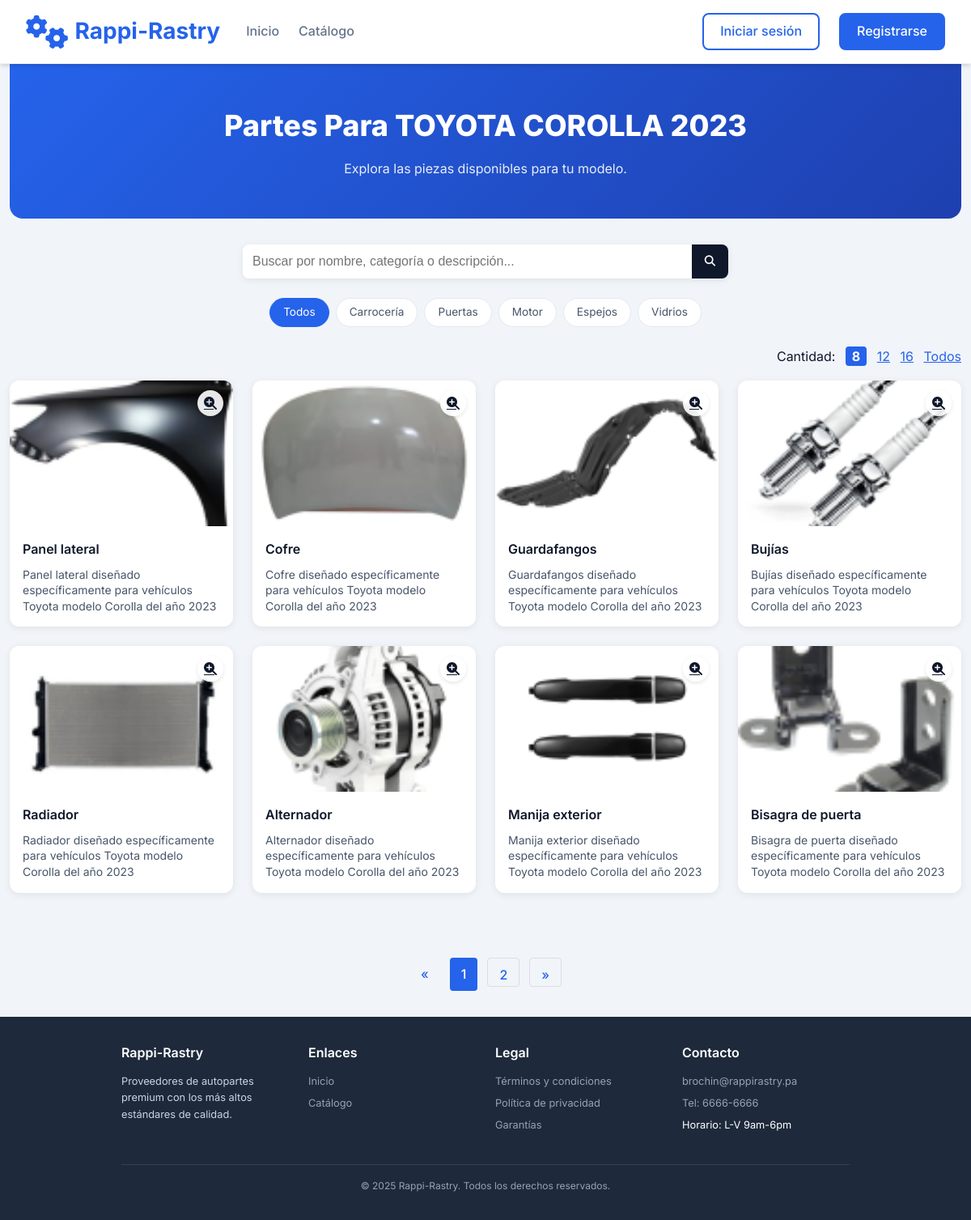
Page /public/modelos.php?marca=1&modelo=1 on the committed database.
### tables this page shows
CREATE TABLE IF NOT EXISTS `marca` (
  `id_marca` int NOT NULL,
  `marca` varchar(100) NOT NULL,
  PRIMARY KEY (`id_marca`)
);

CREATE TABLE IF NOT EXISTS `modelo` (
  `id_modelo` int NOT NULL AUTO_INCREMENT,
  `modelo` varchar(100) NOT NULL,
  `anio` year NOT NULL,
  `id_marca` int NOT NULL,
  PRIMARY KEY (`id_modelo`),
  KEY `id_marca` (`id_marca`)
);

CREATE TABLE IF NOT EXISTS `partes_autos` (
  `id_parte` int NOT NULL AUTO_INCREMENT,
  `nombre` varchar(100) NOT NULL,
  `descripcion` varchar(800) NOT NULL,
  `precio` decimal(10,2) NOT NULL,
  `cantidad_stock` int NOT NULL,
  `codigo_serie` varchar(100) NOT NULL,
  `id_marca` int NOT NULL,
  `id_modelo` int NOT NULL,
  `id_cat` int NOT NULL,
  `imagen` varchar(750) DEFAULT NULL,
  `imagen_thumbnail` varchar(750) DEFAULT NULL,
  `fecha_registro` timestamp NULL DEFAULT CURRENT_TIMESTAMP,
  PRIMARY KEY (`id_parte`),
  KEY `id_marca` (`id_marca`),
  KEY `id_modelo` (`id_modelo`),
  KEY `id_cat` (`id_cat`)
);

### clases/conexion.php (called while the page is built, shortened)
<?php
class mod_db implements ICRUD
{
	private $conexion;
	public function __construct()
	{
		$sql_host = "localhost";
		$sql_name = "rastro_autos";
		$sql_user = "root";
		$sql_pass = "";
		$dsn = "mysql:host=$sql_host;dbname=$sql_name;charset=utf8";
		try {
			$this->conexion = new PDO($dsn, $sql_user, $sql_pass);
			$this->conexion->setAttribute(PDO::ATTR_ERRMODE, PDO::ERRMODE_EXCEPTION);
		} catch (PDOException $e) {
			echo "Error de conexión: " . $e->getMessage();
			exit;
		}
	}
    public function select($tb_name, $cols, $condicion)
	{
		$sql = "SELECT $cols FROM $tb_name";
		if (!empty($condicion)) {
			$sql .= " WHERE $condicion";
		}
		try {
			$stmt = $this->conexion->query($sql);
			return $stmt->fetchAll(PDO::FETCH_ASSOC);
		} catch (PDOException $e) {
			echo "Error al hacer SELECT: " . $e->getMessage();
			return false;
		}
	}
	public function partes($marca, $modelo, $offset = null, $limit = null)
	{
		$params = [];
		$sql = "SELECT
			pa.id_parte,
			pa.nombre,
			SUBSTRING_INDEX(pa.descripcion, '.', 1) AS descripcion,
			pa.precio,
			pa.cantidad_stock,
			pa.codigo_serie,
			pa.id_marca,
			pa.id_modelo,
			pa.imagen,
			pa.imagen_thumbnail,
			ca.categoria
			FROM partes_autos AS pa
			INNER JOIN categoria AS ca ON pa.id_cat = ca.id_cat";
		if (!empty($marca) && !empty($modelo)) {
			$sql .= " WHERE pa.id_marca = :marca AND pa.id_modelo = :modelo AND pa.cantidad_stock > 0";
			$params = [
				':marca' => $marca,
				':modelo' => $modelo
			];
		}
		if ($limit !== null) {
			$sql .= " LIMIT " . intval($limit);
			if ($offset !== null) {
				$sql .= " OFFSET " . intval($offset);
			}
		}
		try {
			$stmt = $this->conexion->prepare($sql);
			$stmt->execute($params);
			$result = $stmt->fetchAll(PDO::FETCH_ASSOC);
			$total_partes = $this->select("partes_autos", "COUNT(*) as total", "id_marca = '$marca' AND id_modelo = '$modelo'");
			$result['total'] = $total_partes[0]['total'] ?? 0;
			return $result;
		} catch (PDOException $e) {
			echo "Error al hacer SELECT: " . $e->getMessage();
			return false;
		}
	}
}
?>

### public/modelos.php (the view, shortened to what this page needs)
<?php
  include('navbar.php');
  include('../clases/conexion.php');
  if (isset($_GET['marca']) && isset($_GET['modelo'])) {
    $marca = htmlspecialchars($_GET['marca']);
    $modelo = htmlspecialchars($_GET['modelo']);
  } else {
    echo "<script>alert('Marca y modelo no especificados.');</script>";
    exit;
  }
  $db = new mod_db();
  $partes = $db->partes($marca, $modelo);
  $modelotitle = $db->select("modelo", "modelo, anio", "id_marca = '$marca' AND id_modelo = '$modelo'");
  $marcatitle = $db->select("marca", "marca", "id_marca = '$marca'");
  $total_productos = $partes['total'] ?? 0;
  $cantidades = [8, 12, 16, 'todos'];
  $por_pagina = isset($_GET['por_pagina']) && in_array($_GET['por_pagina'], ['8','12','16','todos']) ? $_GET['por_pagina'] : 8;
  $pagina = isset($_GET['pagina']) ? max(1, intval($_GET['pagina'])) : 1;
  if ($por_pagina === 'todos') {
    $por_pagina_val = $total_productos > 0 ? $total_productos : 1;
    $total_paginas = 1;
    $offset = 0;
  } else {
    $por_pagina_val = intval($por_pagina);
    $total_paginas = $por_pagina_val > 0 ? ceil($total_productos / $por_pagina_val) : 1;
    $offset = ($pagina - 1) * $por_pagina_val;
  }
  if ($por_pagina === 'todos') {
    $partes_pagina = $db->partes($marca, $modelo);
  } else {
    $partes_pagina = $db->partes($marca, $modelo, $offset, $por_pagina_val);
  }
?>
<!DOCTYPE html>
<html lang="es">
<head>
  <link rel="stylesheet" href="../estilos/estiloModelo.css" />
</head>
<body>
  <main class="container">
    <section class="hero">
      <div class="hero-content">
        <h1 class="hero-title">Partes Para <?php echo strtoupper($marcatitle[0]['marca']); echo "  "; echo strtoupper($modelotitle[0]['modelo']); echo " "; echo strtoupper($modelotitle[0]['anio'])  ?></h1>
        <p class="hero-subtitle">Explora las piezas disponibles para tu modelo.</p>
      </div>
    </section>
    <div class="search-container">
      <div class="search-bar">
        <input type="text" class="search-input" placeholder="Buscar por nombre, categoría o descripción..." />
        <button class="search-button" aria-label="Buscar">
          <i class="fas fa-search"></i>
        </button>
      </div>
    </div>
    <div class="filters">
      <div class="filter-chip active" data-categoria="todos">Todos</div>
      <div class="filter-chip" data-categoria="carroceria">Carrocería</div>
      <div class="filter-chip" data-categoria="puertas">Puertas</div>
      <div class="filter-chip" data-categoria="motor">Motor</div>
      <div class="filter-chip" data-categoria="espejos">Espejos</div>
      <div class="filter-chip" data-categoria="vidrios">Vidrios</div>
    </div>
    <div class="per-page-links">
      Cantidad:
      <?php foreach ($cantidades as $cant): ?>
        <?php
          $is_selected = ($por_pagina == $cant);
          $url = "?marca=" . urlencode($marca) . "&modelo=" . urlencode($modelo) . "&por_pagina=$cant";
        ?>
        <?php if ($is_selected): ?>
          <span class="selected"><?= $cant === 'todos' ? 'Todos' : $cant ?></span>
        <?php else: ?>
          <a href="<?= $url ?>"><?= $cant === 'todos' ? 'Todos' : $cant ?></a>
        <?php endif; ?>
      <?php endforeach; ?>
    </div>
    <div class="parts-grid">
      <?php foreach ($partes_pagina as $parte): ?>
        <?php if (!is_array($parte)) continue; ?>
        <div class="part-card" data-categoria="<?= strtolower($parte['categoria'] ?? 'otros') ?>">
          <div class="part-image-container">
            <img src="../Inventario/<?= htmlspecialchars($parte['imagen_thumbnail'] ?? 'sin-imagen.jpg') ?>"
                 alt="<?= htmlspecialchars($parte['nombre'] ?? 'Sin nombre') ?>" class="part-image" />
            <a href="detalle_partes.php?id=<?= $parte['id_parte'] ?? 0 ?>" class="zoom-btn" aria-label="Ver detalles">
              <i class="fas fa-search-plus"></i>
            </a>
          </div>
          <div class="part-content">
            <h3 class="part-title"><?= htmlspecialchars($parte['nombre'] ?? 'Sin nombre') ?></h3>
            <p class="part-description"><?= htmlspecialchars($parte['descripcion'] ?? '') ?></p>
          </div>
        </div>
      <?php endforeach; ?>
    </div>
    <?php if ($por_pagina !== 'todos' && $total_paginas > 1): ?>
    <div class="pagination">
      <?php if ($pagina > 1): ?>
        <a href="?marca=<?= urlencode($marca) ?>&modelo=<?= urlencode($modelo) ?>&por_pagina=<?= $por_pagina ?>&pagina=<?= $pagina-1 ?>">&laquo;</a>
      <?php else: ?>
        <span class="disabled">&laquo;</span>
      <?php endif; ?>
      <?php for ($i = 1; $i <= $total_paginas; $i++): ?>
        <?php if ($i == $pagina): ?>
          <span class="active"><?= $i ?></span>
        <?php else: ?>
          <a href="?marca=<?= urlencode($marca) ?>&modelo=<?= urlencode($modelo) ?>&por_pagina=<?= $por_pagina ?>&pagina=<?= $i ?>"><?= $i ?></a>
        <?php endif; ?>
      <?php endfor; ?>
      <?php if ($pagina < $total_paginas): ?>
        <a href="?marca=<?= urlencode($marca) ?>&modelo=<?= urlencode($modelo) ?>&por_pagina=<?= $por_pagina ?>&pagina=<?= $pagina+1 ?>">&raquo;</a>
      <?php else: ?>
        <span class="disabled">&raquo;</span>
      <?php endif; ?>
    </div>
    <?php endif; ?>
  </main>
<?php include('footer.php'); ?>
</body>
</html>

### public/navbar.php (shortened to what this page needs)
<!DOCTYPE html>
<html lang="es">
<head>
  <link rel="stylesheet" href="https://cdnjs.cloudflare.com/ajax/libs/font-awesome/6.4.0/css/all.min.css" />
</head>
<body>
  <header class="main-header">
    <div class="header-container">
      <div class="header-content">
        <div class="left-section" style="display: flex; align-items: center; gap: 2rem;">
          <a href="homePublic.php" class="logo">
            <i class="fas fa-cogs logo-icon"></i>
            <span>Rappi-Rastry</span>
          </a>
          <nav class="nav-links">
            <a href="homePublic.php" class="nav-link">Inicio</a>
            <a href="catalogo.php" class="nav-link">Catálogo</a>
          </nav>
        </div>
        <div class="user-actions">
          <?php if (isset($_SESSION['autenticado']) && $_SESSION['autenticado'] == "SI"): ?>
            <div class="user-info">
              <img src='../imagenes/foto_perfil.jpg' alt="Foto de usuario" class="user-photo">
              <span class="user-name"><?= htmlspecialchars($_SESSION['usuario']) ?></span>
            </div>
            <a href="carrito.php" class="icon-link" title="Carrito">
              <i class="fas fa-shopping-cart"></i>
              <span class="cart-count">0</span>
            </a>
            <a href="../comunes/logout.php" class="nav-link">Cerrar sesión</a>
          <?php else: ?>
            <a href="../login.php" class="btn btn-outline">Iniciar sesión</a>
            <a href="../registro.php" class="btn btn-primary">Registrarse</a>
          <?php endif; ?>
        </div>
      </div>
    </div>
  </header>
</body>
</html>

### public/footer.php (shortened to what this page needs)
<footer class="main-footer">
    <div class="footer-container">
        <div class="footer-content">
            <div class="footer-column">
                <h3>Rappi-Rastry</h3>
                <p class="footer-text">Proveedores de autopartes premium con los más altos estándares de calidad.</p>
            </div>
            <div class="footer-column">
                <h3>Enlaces</h3>
                <ul class="footer-links">
                    <li class="footer-link"><a href="homePublic.php">Inicio</a></li>
                    <li class="footer-link"><a href="catalogo.php">Catálogo</a></li>
                </ul>
            </div>
            <div class="footer-column">
                <h3>Legal</h3>
                <ul class="footer-links">
                    <li class="footer-link"><a href="">Términos y condiciones</a></li>
                    <li class="footer-link"><a href="">Política de privacidad</a></li>
                    <li class="footer-link"><a href="">Garantías</a></li>
                </ul>
            </div>
            <div class="footer-column">
                <h3>Contacto</h3>
                <ul class="footer-links">
                    <li class="footer-link"><a href="mailto:brochin@rappirastry.pa">brochin@rappirastry.pa</a></li>
                    <li class="footer-link"><a href="tel:6666-6666">Tel: 6666-6666</a></li>
                    <li class="footer-link">Horario: L-V 9am-6pm</li>
                </ul>
            </div>
        </div>
        <div class="footer-bottom">
            &copy; <span id="current-year"></span> Rappi-Rastry. Todos los derechos reservados.
        </div>
    </div>
</footer>

### estilos/estiloModelo.css (style rules this page uses)
:root { --primary: #2563eb; --primary-dark: #1e40af; --secondary: #475569; --dark: #0f172a; --light: #f8fafc; --gray: #e2e8f0; --success: #10b981; --card-shadow: 0 2px 10px rgba(0, 0, 0, 0.08); --elevation-md: 0 8px 20px rgba(0, 0, 0, 0.1); }
body { font-family: 'Inter', sans-serif; background-color: #f1f5f9; color: var(--dark); line-height: 1.6; margin: 0; padding: 0; }
.container { max-width: 1280px; margin: 0 auto; padding: 0 0.75rem; }
.hero { background: linear-gradient(135deg, var(--primary), var(--primary-dark)); color: white; padding: 3rem 1rem; border-radius: 0 0 1rem 1rem; text-align: center; margin-bottom: 2rem; }
.hero-title { font-size: 2.25rem; font-weight: 800; margin-bottom: 0.75rem; }
.hero-subtitle { font-size: 1rem; max-width: 500px; margin: 0 auto; opacity: 0.9; }
.search-container { margin: 2rem auto 1.5rem; text-align: center; }
.search-bar { display: flex; max-width: 600px; margin: 0 auto; box-shadow: var(--card-shadow); border-radius: 0.5rem; overflow: hidden; }
.search-input { flex: 1; padding: 0.75rem; border: none; font-size: 1rem; outline: none; }
.search-button { background-color: var(--dark); padding: 0 1rem; border: none; color: white; cursor: pointer; display: flex; align-items: center; justify-content: center; }
.filters { display: flex; flex-wrap: wrap; gap: 0.5rem; justify-content: center; margin-bottom: 1.5rem; }
.filter-chip { background: white; border: 1px solid var(--gray); padding: 0.4rem 1rem; font-size: 0.85rem; border-radius: 20px; color: var(--secondary); cursor: pointer; }
.filter-chip.active { background-color: var(--primary); color: white; border-color: var(--primary); }
.parts-grid { display: grid; grid-template-columns: repeat(auto-fill, minmax(260px, 1fr)); gap: 1.5rem; padding-bottom: 3rem; }
.part-card { background: white; border-radius: 0.75rem; overflow: hidden; box-shadow: var(--card-shadow); transition: transform 0.3s ease, box-shadow 0.3s ease; position: relative; }
.part-image-container { height: 180px; overflow: hidden; }
.part-image { width: 100%; height: 100%; object-fit: cover; transition: transform 0.5s; }
.part-content { padding: 1rem; }
.part-title { font-size: 1rem; font-weight: 600; margin-bottom: 0.3rem; color: var(--dark); }
.part-description { font-size: 0.875rem; color: var(--secondary); line-height: 1.4; display: -webkit-box; -webkit-line-clamp: 3; -webkit-box-orient: vertical; overflow: hidden; margin: 0.5rem 0 0; }
.zoom-btn { position: absolute; top: 0.75rem; right: 0.75rem; background: rgba(255, 255, 255, 0.9); border: none; width: 32px; height: 32px; border-radius: 50%; display: flex; align-items: center; justify-content: center; cursor: pointer; color: var(--dark); box-shadow: 0 2px 5px rgba(0, 0, 0, 0.1); transition: all 0.3s; z-index: 2; }
.pagination { display: flex; justify-content: center; margin: 30px 0; gap: 8px; font-family: 'Inter', sans-serif; }
.pagination a { display: inline-flex; align-items: center; justify-content: center; min-width: 36px; height: 36px; padding: 0 12px; color: #333; background-color: #f4f4f4; border: 1px solid #ddd; border-radius: 6px; text-decoration: none; font-weight: 500; cursor: pointer; transition: background-color 0.3s, color 0.3s; user-select: none; }

### public/modelos.php (style rules this page uses)
.pagination { margin: 2rem 0; text-align: center; }
.pagination a, .pagination span { display: inline-block; padding: 8px 14px; margin: 0 2px; border-radius: 4px; background: #f1f5f9; color: #2563eb; text-decoration: none; font-weight: 500; }
.pagination a.active, .pagination span.active { background: #2563eb; color: #fff; }
.per-page-links { text-align: right; margin: 1rem 0; }
.per-page-links a, .per-page-links span { margin-left: 8px; color: #2563eb; text-decoration: underline; cursor: pointer; }
.per-page-links span.selected { font-weight: bold; color: #fff; background: #2563eb; padding: 2px 8px; border-radius: 4px; text-decoration: none; }

### rows in the picture
marca: marca "TOYOTA"
modelo: modelo "COROLLA", anio "2023"
partes_autos: imagen_thumbnail (picture), nombre "Panel lateral", descripcion "Panel lateral diseñado específicamente para vehículos Toyota modelo Corolla del año 2023"
partes_autos: imagen_thumbnail (picture), nombre "Cofre", descripcion "Cofre diseñado específicamente para vehículos Toyota modelo Corolla del año 2023"
partes_autos: imagen_thumbnail (picture), nombre "Guardafangos", descripcion "Guardafangos diseñado específicamente para vehículos Toyota modelo Corolla del año 2023"
partes_autos: imagen_thumbnail (picture), nombre "Bujías", descripcion "Bujías diseñado específicamente para vehículos Toyota modelo Corolla del año 2023"
partes_autos: imagen_thumbnail (picture), nombre "Radiador", descripcion "Radiador diseñado específicamente para vehículos Toyota modelo Corolla del año 2023"
partes_autos: imagen_thumbnail (picture), nombre "Alternador", descripcion "Alternador diseñado específicamente para vehículos Toyota modelo Corolla del año 2023"
partes_autos: imagen_thumbnail (picture), nombre "Manija exterior", descripcion "Manija exterior diseñado específicamente para vehículos Toyota modelo Corolla del año 2023"
partes_autos: imagen_thumbnail (picture), nombre "Bisagra de puerta", descripcion "Bisagra de puerta diseñado específicamente para vehículos Toyota modelo Corolla del año 2023"

### other values in the picture
$cant "8"
$cant "12"
$cant "16"
